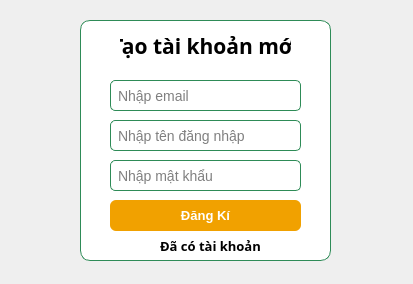
<?xml version="1.0" encoding="UTF-8"?>
<ui version="4.0">
 <class>Dialog</class>
 <widget class="QDialog" name="Dialog">
  <property name="geometry">
   <rect>
    <x>0</x>
    <y>0</y>
    <width>413</width>
    <height>284</height>
   </rect>
  </property>
  <property name="windowTitle">
   <string>Dialog</string>
  </property>
  <widget class="QLabel" name="label_5">
   <property name="geometry">
    <rect>
     <x>120</x>
     <y>30</y>
     <width>171</width>
     <height>31</height>
    </rect>
   </property>
   <property name="font">
    <font>
     <family>Microsoft Tai Le</family>
     <pointsize>16</pointsize>
     <weight>75</weight>
     <bold>true</bold>
    </font>
   </property>
   <property name="contextMenuPolicy">
    <enum>Qt::NoContextMenu</enum>
   </property>
   <property name="acceptDrops">
    <bool>false</bool>
   </property>
   <property name="autoFillBackground">
    <bool>false</bool>
   </property>
   <property name="styleSheet">
    <string notr="true">background-color: transparent;
</string>
   </property>
   <property name="text">
    <string>Tạo tài khoản mới</string>
   </property>
   <property name="scaledContents">
    <bool>false</bool>
   </property>
   <property name="alignment">
    <set>Qt::AlignCenter</set>
   </property>
   <property name="wordWrap">
    <bool>false</bool>
   </property>
   <property name="openExternalLinks">
    <bool>false</bool>
   </property>
  </widget>
  <widget class="QLabel" name="label_6">
   <property name="geometry">
    <rect>
     <x>80</x>
     <y>20</y>
     <width>251</width>
     <height>241</height>
    </rect>
   </property>
   <property name="styleSheet">
    <string notr="true">background-color: #FFFFFF;
border: 1px solid #2E8B57; 
border-radius: 10px;
padding: 10px;
font-weight: bold;</string>
   </property>
   <property name="text">
    <string/>
   </property>
  </widget>
  <widget class="QLineEdit" name="lineEdit_3">
   <property name="geometry">
    <rect>
     <x>110</x>
     <y>80</y>
     <width>191</width>
     <height>31</height>
    </rect>
   </property>
   <property name="styleSheet">
    <string notr="true">QLineEdit {
    background-color: #FFFFFF; 
    border: 1px solid #2E8B57; 
    border-radius: 5px; 
    padding: 5px;
    color: #000000;
    font-size: 14px;
}

/* Hiệu ứng khi người dùng nhấn vào ô nhập */
QLineEdit:focus {
    border: 1px solid #2E8B57; 
    background-color: #FFFFFF;
}</string>
   </property>
   <property name="text">
    <string/>
   </property>
   <property name="placeholderText">
    <string>Nhập email</string>
   </property>
  </widget>
  <widget class="QLineEdit" name="lineEdit_4">
   <property name="geometry">
    <rect>
     <x>110</x>
     <y>120</y>
     <width>191</width>
     <height>31</height>
    </rect>
   </property>
   <property name="styleSheet">
    <string notr="true">QLineEdit {
    background-color: #FFFFFF; 
    border: 1px solid #2E8B57; 
    border-radius: 5px; 
    padding: 5px;
    color: #000000;
    font-size: 14px;
}

/* Hiệu ứng khi người dùng nhấn vào ô nhập */
QLineEdit:focus {
    border: 1px solid #2E8B57; 
    background-color: #FFFFFF;
}</string>
   </property>
   <property name="text">
    <string/>
   </property>
   <property name="placeholderText">
    <string>Nhập tên đăng nhập</string>
   </property>
  </widget>
  <widget class="QLineEdit" name="lineEdit_5">
   <property name="geometry">
    <rect>
     <x>110</x>
     <y>160</y>
     <width>191</width>
     <height>31</height>
    </rect>
   </property>
   <property name="styleSheet">
    <string notr="true">QLineEdit {
    background-color: #FFFFFF; 
    border: 1px solid #2E8B57; 
    border-radius: 5px; 
    padding: 5px;
    color: #000000;
    font-size: 14px;
}

/* Hiệu ứng khi người dùng nhấn vào ô nhập */
QLineEdit:focus {
    border: 1px solid #2E8B57; 
    background-color: #FFFFFF;
}</string>
   </property>
   <property name="text">
    <string/>
   </property>
   <property name="placeholderText">
    <string>Nhập mật khẩu</string>
   </property>
  </widget>
  <widget class="QPushButton" name="pushButton_3">
   <property name="geometry">
    <rect>
     <x>110</x>
     <y>200</y>
     <width>191</width>
     <height>31</height>
    </rect>
   </property>
   <property name="font">
    <font>
     <family>MS Shell Dlg 2</family>
     <pointsize>10</pointsize>
     <weight>75</weight>
     <bold>true</bold>
    </font>
   </property>
   <property name="styleSheet">
    <string notr="true">QPushButton {
    background-color: #f1a100;
    color: white;
    border-radius: 6px;
    padding: 6px;
    font-weight: bold;
}
QPushButton:hover {
    background-color: #ffb60b;
}</string>
   </property>
   <property name="text">
    <string>Đăng Kí</string>
   </property>
  </widget>
  <widget class="QLabel" name="label_7">
   <property name="geometry">
    <rect>
     <x>160</x>
     <y>230</y>
     <width>101</width>
     <height>31</height>
    </rect>
   </property>
   <property name="font">
    <font>
     <family>Microsoft Tai Le</family>
     <pointsize>10</pointsize>
     <weight>75</weight>
     <bold>true</bold>
    </font>
   </property>
   <property name="contextMenuPolicy">
    <enum>Qt::NoContextMenu</enum>
   </property>
   <property name="acceptDrops">
    <bool>false</bool>
   </property>
   <property name="autoFillBackground">
    <bool>false</bool>
   </property>
   <property name="styleSheet">
    <string notr="true">background-color: transparent;
</string>
   </property>
   <property name="text">
    <string>Đã có tài khoản</string>
   </property>
   <property name="scaledContents">
    <bool>false</bool>
   </property>
   <property name="alignment">
    <set>Qt::AlignCenter</set>
   </property>
   <property name="wordWrap">
    <bool>false</bool>
   </property>
   <property name="openExternalLinks">
    <bool>false</bool>
   </property>
  </widget>
  <widget class="QLabel" name="label_2">
   <property name="geometry">
    <rect>
     <x>-30</x>
     <y>0</y>
     <width>491</width>
     <height>301</height>
    </rect>
   </property>
   <property name="text">
    <string/>
   </property>
   <property name="pixmap">
    <pixmap>C:/Users/dell/Videos/Gemini_Generated_Image_nhq54rnhq54rnhq5.png</pixmap>
   </property>
   <property name="scaledContents">
    <bool>false</bool>
   </property>
  </widget>
  <widget class="QLabel" name="label_8">
   <property name="geometry">
    <rect>
     <x>280</x>
     <y>160</y>
     <width>20</width>
     <height>20</height>
    </rect>
   </property>
   <property name="layoutDirection">
    <enum>Qt::LeftToRight</enum>
   </property>
   <property name="text">
    <string/>
   </property>
   <property name="pixmap">
    <pixmap>C:/Users/dell/Pictures/image-removebg-preview (2).png</pixmap>
   </property>
   <property name="scaledContents">
    <bool>true</bool>
   </property>
   <property name="alignment">
    <set>Qt::AlignCenter</set>
   </property>
  </widget>
  <zorder>label_2</zorder>
  <zorder>label_6</zorder>
  <zorder>label_5</zorder>
  <zorder>lineEdit_3</zorder>
  <zorder>lineEdit_4</zorder>
  <zorder>lineEdit_5</zorder>
  <zorder>pushButton_3</zorder>
  <zorder>label_7</zorder>
  <zorder>label_8</zorder>
 </widget>
 <resources/>
 <connections/>
</ui>
